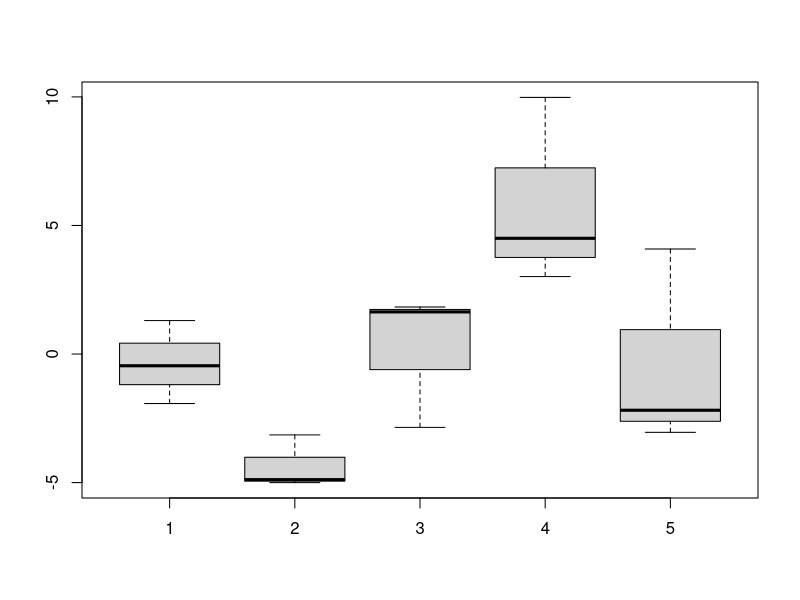
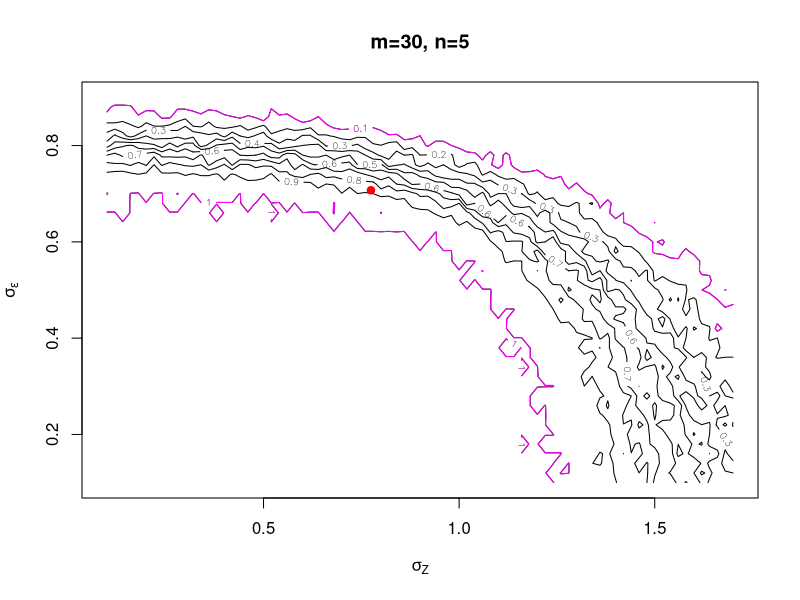

These charts were generated, in order, by the following R code:
## ---- chunk 1
knitr::opts_chunk$set(echo = TRUE)
## ---- chunk 2
m <- 5 
n <- 3
sig2 <- 7
tau2 <- 5
x <- sqrt(sig2) * matrix(rnorm(m * n), nrow=m) + sqrt(tau2) * rnorm(m)
boxplot(c(x[1,]), c(x[2,]), c(x[3,]), c(x[4,]), c(x[5,]))
## ---- chunk 3
get.suff.stat <- function(x) {
  
  xbar.i <- rowMeans(x)
  xbar <- mean(x)
  out <- c(sum((x - xbar.i)**2), sum((xbar.i)**2))
  return(out)
  
}

# marginal loglikelihood without the latent variable
logrellik <- function(x, sig2, tau2){
  m <- nrow(x)
  n <- ncol(x)
  S <- get.suff.stat(x)
  sig2_hat <- S[1]/(m*(n-1))
  tau2_hat <- (n*S[2]/m - S[1]/(m*(n-1)))/n
  
  f <- function(u) {
    
    s2 <- exp(u[1])
    t2 <- exp(u[2])
    o1 <- m * (n - 1) * log(s2) + m * log(s2 + n * t2)
    o2 <- S[1] / s2 + n * S[2] / (s2 + n * t2)
    return( -(o1 + o2) / 2 )
    
  }
  
  out <- list( logrellik = f(c(sig2, tau2)) - f(c(sig2_hat, tau2_hat)))
  return(out)
} 



## ---- chunk 4
m <- 30
n <- 5
sig2 <- .5 
tau2 <- .6
size <- 100

thetaZ <- seq(.1, 1.7, by=.02)
thetaE <- seq(.1, .9, by=.02)
pi <- outer(thetaZ, thetaE)

e <- sqrt(sig2) * matrix(rnorm(m * n), nrow=m) 
z <- sqrt(tau2) * rnorm(m)
x <- e+z

for (i in seq_along(thetaZ)){
  for (j in seq_along(thetaE)){
    
    ttau2 <- thetaZ[i]^2
    ssig2 <- thetaE[j]^2
    
    LHS <- rep(NA, size)
    
    for (s in 1:size){
      
      Z <- sqrt(ttau2) * rnorm(m)
      E <- sqrt(ssig2) * matrix(rnorm(m * n), nrow = m)
      X <- E + Z
      
      LHS[s] <- logrellik(X, ssig2, ttau2)$logrellik
      
    }
    RHS <- logrellik(x, ssig2, ttau2)$logrellik
    pi[i, j] <- mean(LHS <= RHS)
    
  }
}

plot(0, 0, type = "n", xlim = c(.1, 1.7), ylim = c(.1, .9), xlab = expression(sigma[Z]), ylab = expression(sigma[epsilon]), main=paste0("m=",m,", n=",n))
contour(thetaZ, thetaE, pi, drawlabels=TRUE, add=TRUE)
contour(thetaZ, thetaE, pi, levels=c(.1,1),add=TRUE, col="magenta")
points(sqrt(tau2), sqrt(sig2), col="red", pch=19)
